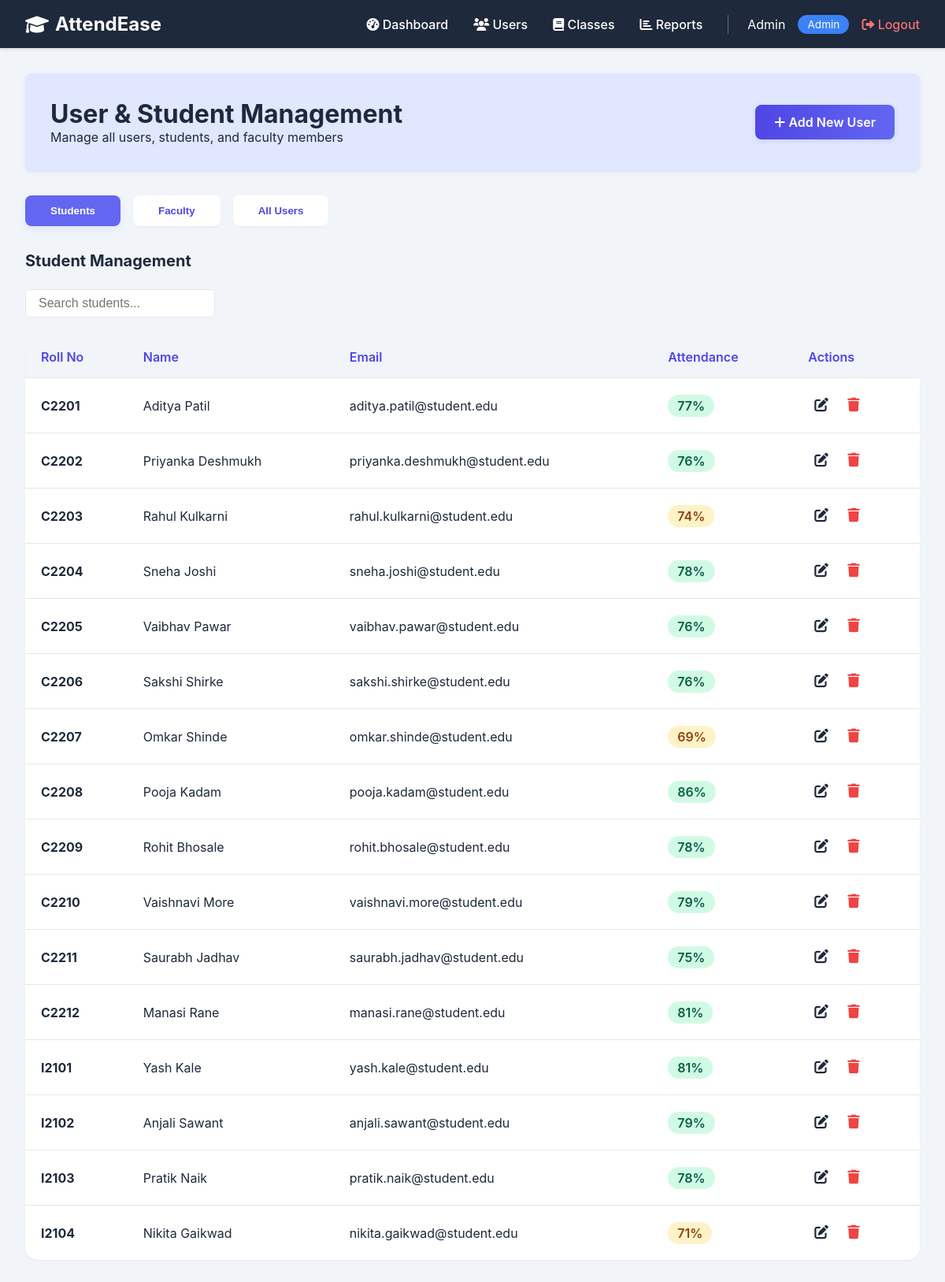
Page /admin/users (signed in) on the committed database.
### tables this page shows
CREATE TABLE users (
            id INTEGER PRIMARY KEY AUTOINCREMENT,
            full_name TEXT NOT NULL,
            email TEXT UNIQUE NOT NULL,
            password TEXT NOT NULL,
            role TEXT NOT NULL,
            class_name TEXT,
            roll_number TEXT,
            branch TEXT,
            year INTEGER,
            subject TEXT,
            created_at TIMESTAMP DEFAULT CURRENT_TIMESTAMP
        );

### app.py (the view)
@app.route('/admin/users')
@admin_required
def admin_users():
    db = get_db()
    students = db.execute("""
        SELECT u.id, u.full_name, u.email, u.class_name, u.roll_number,
               COUNT(a.id) as total_classes,
               SUM(CASE WHEN a.status = 'Present' THEN 1 ELSE 0 END) as present_count
        FROM users u
        LEFT JOIN attendance a ON u.id = a.student_id
        WHERE u.role = 'student'
        GROUP BY u.id
        ORDER BY u.roll_number
    """).fetchall()
    students_data = []
    for s in students:
        attendance_pct = round(
            (s['present_count'] / s['total_classes'] * 100)
            if s['total_classes'] > 0 else 0
        )
        students_data.append({
            'id': s['id'],
            'roll_no': s['roll_number'] or 'N/A',
            'name': s['full_name'],
            'email': s['email'],
            'class': s['class_name'] or 'N/A',
            'attendance': attendance_pct
        })
    faculty = db.execute(
        "SELECT id, full_name, email, subject, class_name FROM users WHERE role='faculty'"
    ).fetchall()
    users = db.execute("SELECT * FROM users").fetchall()
    return render_template('admin_users.html',
                           students=students_data,
                           faculty=faculty,
                           users=users)

### app.py (called while the page is built)
def get_db():
    db = getattr(g, '_database', None)
    if db is None:
        db = g._database = sqlite3.connect(DATABASE)
        db.row_factory = sqlite3.Row
    return db

@app.teardown_appcontext
def close_connection(exception):
    db = getattr(g, '_database', None)
    if db is not None:
        db.close()

def admin_required(f):
    @wraps(f)
    def decorated_function(*args, **kwargs):
        if 'user_id' not in session:
            flash("You must be logged in to view that page.", "error")
            return redirect(url_for('auth'))
        if session.get('user_role') != 'admin':
            flash("You don't have permission to access this page.", "error")
            return redirect(url_for('index'))
        return f(*args, **kwargs)
    return decorated_function

### templates/admin_users.html (shortened to what this page needs)
{% extends "admin_layout.html" %}
{% block content %}
<div class="page-header">
    <div>
        <h1>User & Student Management</h1>
        <p>Manage all users, students, and faculty members</p>
    </div>
    <a href="{{ url_for('add_user') }}" class="add-user-btn">
        <i class="fas fa-plus"></i> Add New User
    </a>
</div>
<div class="tabs">
    <button class="tab active" onclick="showTab(event, 'students')">Students</button>
    <button class="tab" onclick="showTab(event, 'faculty')">Faculty</button>
    <button class="tab" onclick="showTab(event, 'all')">All Users</button>
</div>
<div id="students" class="tab-content active">
    <h2 style="margin-bottom: 1.5rem; color: #1e293b; font-size: 1.25rem;">Student Management</h2>
    <div class="search-bar">
        <input type="text" placeholder="Search students..." id="studentSearch">
    </div>
    <div class="data-table">
        <table>
            <thead>
                <tr>
                    <th>Roll No</th>
                    <th>Name</th>
                    <th>Email</th>
                    <th>Attendance</th>
                    <th>Actions</th>
                </tr>
            </thead>
            <tbody id="studentTableBody">
                {% if students %}
                    {% for student in students %}
                    <tr>
                        <td><strong>{{ student.roll_no }}</strong></td>
                        <td>{{ student.name }}</td>
                        <td>{{ student.email }}</td>
                        <td>
                            <span class="attendance-pill {% if student.attendance >= 75 %}high{% elif student.attendance >= 50 %}medium{% else %}low{% endif %}">
                                {{ student.attendance }}%
                            </span>
                        </td>
                        <td>
                            <div class="action-buttons">
                                <button class="icon-btn" title="Edit">
                                    <i class="fas fa-edit"></i>
                                </button>
                                <form method="POST" action="{{ url_for('delete_user', user_id=student.id) }}" style="display: inline;">
                                    <button type="submit" class="icon-btn delete" title="Delete" onclick="return confirm('Are you sure you want to delete this student?')">
                                        <i class="fas fa-trash"></i>
                                    </button>
                                </form>
                            </div>
                        </td>
                    </tr>
                    {% endfor %}
                {% else %}
                    <tr>
                        <td colspan="5" style="text-align: center; color: #64748b; padding: 2rem;">
                            No students found
                        </td>
                    </tr>
                {% endif %}
            </tbody>
        </table>
    </div>
</div>
{% endblock %}

### templates/admin_layout.html (style rules this page uses)
* { margin: 0; padding: 0; box-sizing: border-box; }
body { font-family: 'Segoe UI', Tahoma, Geneva, Verdana, sans-serif; background: #f5f7fa; }

### templates/admin_users.html (style rules this page uses)
body { font-family: 'Inter', sans-serif; background-color: #f1f5f9; color: #1e293b; }
.page-header { display: flex; justify-content: space-between; align-items: center; background: #e0e7ff; border-radius: 0.5rem; padding: 2rem; margin-bottom: 2rem; box-shadow: 0 2px 4px rgba(99, 102, 241, 0.15); }
.add-user-btn { background: linear-gradient(to right, #4f46e5, #6366f1); color: #fff; padding: 0.75rem 1.5rem; border-radius: 0.5rem; text-decoration: none; font-weight: 600; box-shadow: 0 2px 6px rgba(99, 102, 241, 0.15); transition: background 0.2s; }
.tabs { display: flex; gap: 1rem; margin-bottom: 2rem; }
.tab { background-color: #fff; padding: 0.75rem 2rem; cursor: pointer; border: none; border-radius: 0.5rem; font-weight: 600; color: #4f46e5; box-shadow: 0 1px 2px rgba(0,0,0,0.05); transition: background 0.2s; }
.tab.active { background-color: #6366f1; color: #fff; box-shadow: 0 4px 8px rgba(99, 102, 241, 0.1); }
.tab-content { display: none; animation: fadein .3s; }
.tab-content.active { display: block; }
.search-bar { margin-bottom: 1.5rem; display: flex; gap: 1rem; align-items: center; }
.search-bar input { padding: 0.5rem 1rem; border: 1px solid #e2e8f0; border-radius: 0.35rem; font-size: 1rem; background: #fff; color: #1e293b; }
.data-table table { width: 100%; border-collapse: separate; border-spacing: 0; background: #fff; border-radius: 1rem; box-shadow: 0 1px 2px rgba(0,0,0,0.05); overflow: hidden; }
.data-table th, .data-table td { padding: 1rem 1.25rem; text-align: left; border-bottom: 1px solid #e2e8f0; }
.data-table th { font-weight: 600; color: #4f46e5; background: #f1f5f9; }
.data-table tr:last-child td { border-bottom: none; }
.attendance-pill { padding: 0.25rem 0.75rem; border-radius: 20px; font-weight: 600; display: inline-block; }
.attendance-pill.high { background-color: #d1fae5; color: #065f46; }
.attendance-pill.medium { background-color: #fef3c7; color: #92400e; }
.action-buttons .icon-btn { background: none; border: none; cursor: pointer; padding: 0.5rem; margin-right: 0.25rem; font-size: 1.1rem; color: #1e293b; transition: color 0.2s; }
.action-buttons .icon-btn.delete { color: #ef4444; }

### rows in the picture
users: roll_no "C2201", name "Aditya Patil", email "aditya.patil@student.edu", attendance "77"
users: roll_no "C2202", name "Priyanka Deshmukh", email "priyanka.deshmukh@student.edu", attendance "76"
users: roll_no "C2203", name "Rahul Kulkarni", email "rahul.kulkarni@student.edu", attendance "74"
users: roll_no "C2204", name "Sneha Joshi", email "sneha.joshi@student.edu", attendance "78"
users: roll_no "C2205", name "Vaibhav Pawar", email "vaibhav.pawar@student.edu", attendance "76"
users: roll_no "C2206", name "Sakshi Shirke", email "sakshi.shirke@student.edu", attendance "76"
users: roll_no "C2207", name "Omkar Shinde", email "omkar.shinde@student.edu", attendance "69"
users: roll_no "C2208", name "Pooja Kadam", email "pooja.kadam@student.edu", attendance "86"
users: roll_no "C2209", name "Rohit Bhosale", email "rohit.bhosale@student.edu", attendance "78"
users: roll_no "C2210", name "Vaishnavi More", email "vaishnavi.more@student.edu", attendance "79"
users: roll_no "C2211", name "Saurabh Jadhav", email "saurabh.jadhav@student.edu", attendance "75"
users: roll_no "C2212", name "Manasi Rane", email "manasi.rane@student.edu", attendance "81"
users: roll_no "I2101", name "Yash Kale", email "yash.kale@student.edu", attendance "81"
users: roll_no "I2102", name "Anjali Sawant", email "anjali.sawant@student.edu", attendance "79"
users: roll_no "I2103", name "Pratik Naik", email "pratik.naik@student.edu", attendance "78"
users: roll_no "I2104", name "Nikita Gaikwad", email "nikita.gaikwad@student.edu", attendance "71"

### other values in the picture
{{ session.user_name }} "Admin"
